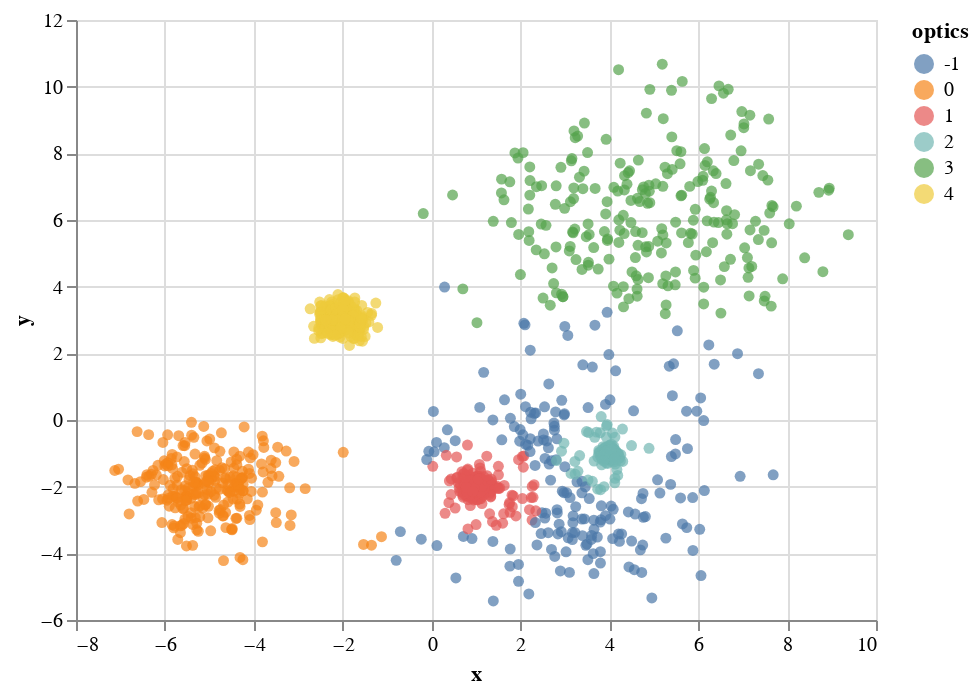

The notebook cell saved with this chart:
### Markdown cell above
# OPTICS: Busca densidades (variables) contiguas

### Code cell
from sklearn.cluster import OPTICS

optics = OPTICS(min_samples=50, xi=.05, min_cluster_size=.05).fit(sintetic[["x", "y"]])
sintetic["optics"] = optics.labels_

alt.Chart(sintetic).mark_circle().encode(x='x', y='y', color="optics:N")

### Figure 1 — Vega-Lite specification as saved in the notebook (floating-point values rounded to 4 significant figures; data arrays with more than 128 entries replaced by an {"elided": "..."} marker saying what was removed)
{"config": {"view": {"continuousWidth": 400, "continuousHeight": 300}}, "data": {"name": "data-39383e5ac3c7d538d0ebacbe7300ee16"}, "mark": "circle", "encoding": {"color": {"type": "nominal", "field": "optics"}, "x": {"type": "quantitative", "field": "x"}, "y": {"type": "quantitative", "field": "y"}}, "$schema": "https://vega.github.io/schema/vega-lite/v4.0.2.json", "datasets": {"data-39383e5ac3c7d538d0ebacbe7300ee16": {"elided": "1500 records"}}}
